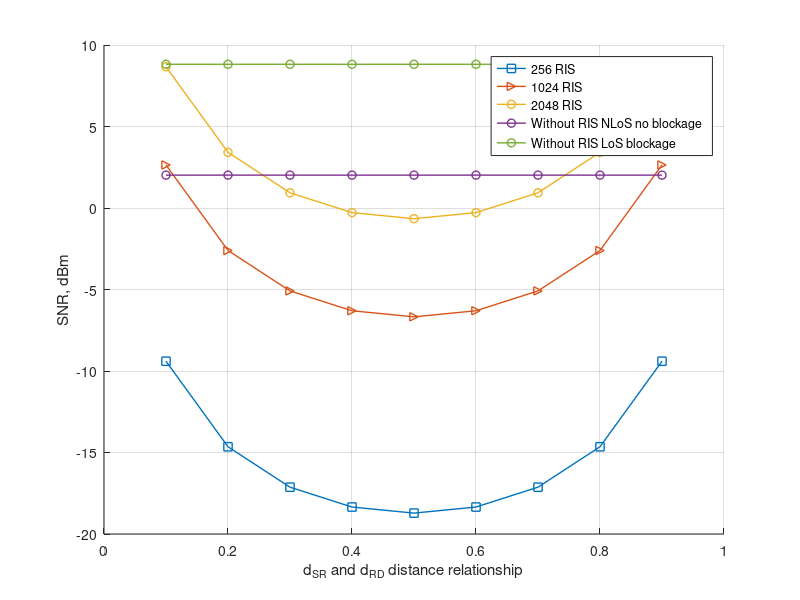

The MATLAB script that drew this image:
%%%%%%%%%%%%%%%%%%%%%%%%%%%%%%%%%%%%%%%%%%%%%%%%%%%%%%%%%%%%%%%%%%%%%%%%%%%%%%%%%%
% This code generates Fig.2 SNR comparison of RIS and relays                     %
% Article: [name]                                                                %
% Download article: [link]                                                       %
% This is version 1.0 (Last edited: 2022-07-13)                                  %
% Author: N. Chukhno                                                             %
% University Mediterranea of Reggio Calabria, Italy and CNIT, Italy.             %
% Universitat Jaume I, Spain                                                     %
% Email: nadezda.chukhno@unirc.it                                                %
%%%%%%%%%%%%%%%%%%%%%%%%%%%%%%%%%%%%%%%%%%%%%%%%%%%%%%%%%%%%%%%%%%%%%%%%%%%%%%%%%%

clc
clear all
%% parameters 
frequency=28; % frequency [GHz]
N0=10^(-174/10); % power spectral density of noise, N0 
Pt_dBm = 23.010299957; % transmit power [dB]
Pt = 10^(Pt_dBm/10)/1000; % transmit power[W]
W=1;% bandwidth [GHz]
W_snr=1000000000; % bandwidth [Hz]
G_rx=5.57; % received gain [dBi]
G_rx_lin=10^(G_rx/10); % received gain [linear scale]
G =14.58; % transmit gain [dBi] (32 antenna elements)
G_lin =10^(G/10);  % transmit gain in linear scale
distance=100; % transmission distance [m] between tranmitter and reciever    

%% RIS parameters
Gamma=1; % reflection gain from RIS
NN = [256,1024,2048]; % number of reflective elements 
a=0.1:0.1:0.9; %at which distance from BS/UE we need to place RIS (0y axis on Figure 2)

%% simulation
for i=1:length(a)
    for n=1:length(NN)
        total_loss_nB_SR(i)=10^(2*log10(frequency)+3.24)*(a(i)*distance)^(2.1); % linear non blocked path loss 
        total_loss_nB_RD(i)=10^(2*log10(frequency)+3.24)*((1-a(i))*distance)^(2.1); % linear non blocked path loss
        total_loss_nB(i)=   10^(2*log10(frequency)+3.24)*(distance)^(3.19); %NLOS no bl
        total_loss_nB2(i)=  10^(2*log10(frequency)+4.74)*(distance)^(2.1);% LOS bl
        
        % total path loss
        LRIS(i,n)=((sqrt((1/(total_loss_nB_SR(i)*total_loss_nB_RD(i)))))*NN(n))^(-2); % formula (23) from article

        % snr
        SNR_watt(i,n)=((Pt*G_rx_lin*G_lin*Gamma)/(N0*W_snr*LRIS(i,n))); 
        snr(i,n)=real(10*log10(1000*SNR_watt(i,n)));   %W is in Hz   
         
        %snr without RIS NLOS no blockage
        SNR_watt_woRIS(i,n)=(Pt*G_rx_lin*G_lin)/(N0*W_snr*total_loss_nB(i));
        snr_woRIS(i,n)=real(10*log10(1000*SNR_watt_woRIS(i,n)));    %W is in Hz   
        
        %snr without RIS LOS blockage
        SNR_watt_woRIS2(i,n)=(Pt*G_rx_lin*G_lin)/(N0*W_snr*total_loss_nB2(i)); 
        snr_woRIS2(i,n)=real(10*log10(1000*SNR_watt_woRIS2(i,n)));    %W is in Hz   
    end
end

%% Plot the curves
        
name_NN1 = strcat('256 RIS',{' '});
name_NN2 = strcat('1024 RIS',{' '});
name_NN3 = strcat('2048 RIS', {' '});
name_W = strcat('Without RIS NLoS no blockage', {' '});  
name_W2 = strcat('Without RIS LoS blockage', {' '});  

 figure(1)
 hold on
 plot(a, snr(:,1), 'DisplayName', name_NN1{1}, ...
    'LineWidth', 1, 'Marker', 'square');

 plot(a, snr(:,2), 'DisplayName', name_NN2{1}, ...
    'LineWidth', 1, 'Marker', '>');

 plot(a, snr(:,3), 'DisplayName', name_NN3{1}, ...
    'LineWidth', 1,   'Marker', 'o');

 plot(a, snr_woRIS(:,1), 'DisplayName', name_W{1}, ...
    'LineWidth', 1,   'Marker', 'o');
 plot(a, snr_woRIS2(:,1), 'DisplayName', name_W2{1}, ...
    'LineWidth', 1,   'Marker', 'o');

legend('show'); grid on
ylabel('SNR, dBm')
xlabel('d_{SR} and d_{RD} distance relationship')